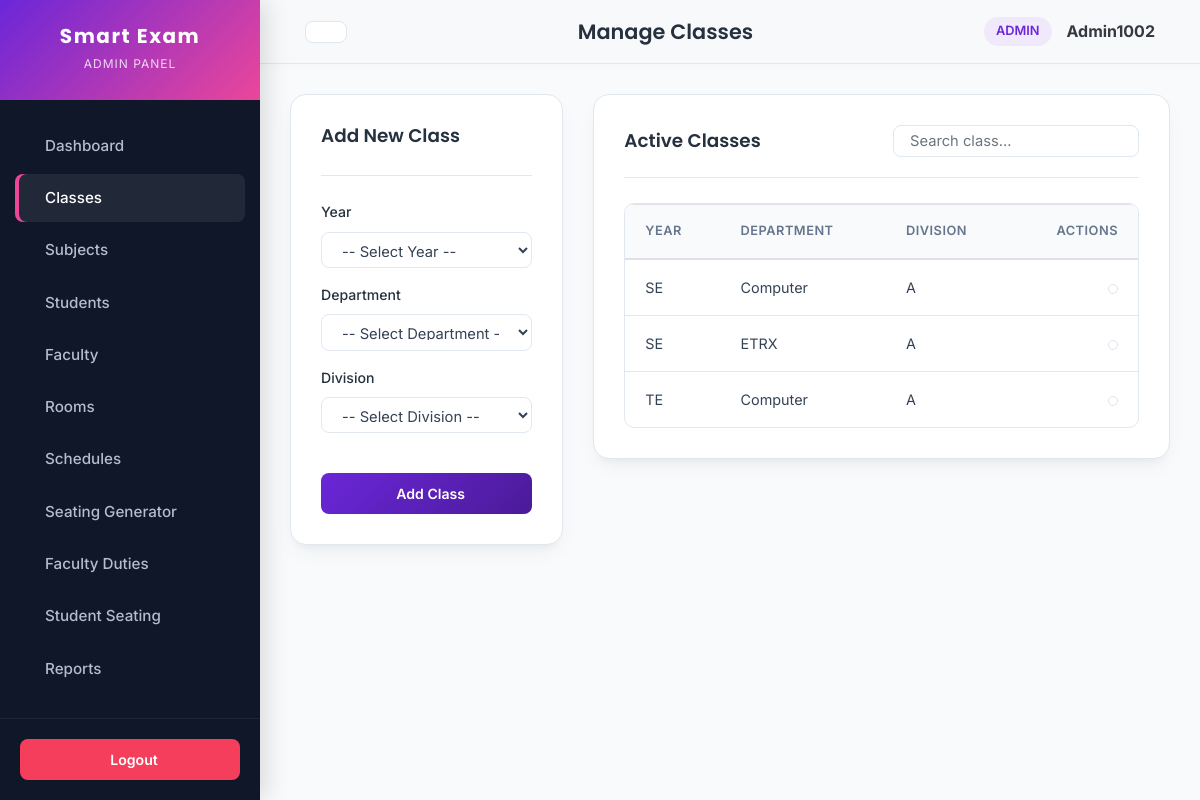
Page /admin/manage_classes.php (signed in) on the committed database.
### tables this page shows
CREATE TABLE `class` (
  `class_id` int(11) NOT NULL,
  `year` varchar(20) NOT NULL,
  `dept` varchar(30) NOT NULL,
  `division` varchar(20) NOT NULL
);

### admin/manage_classes.php (the view, shortened to what this page needs)
<?php
include_once '../templates/header.php';
?>
<div class="row">
    <div class="col-md-4 mb-4">
        <div class="card-panel">
            <div class="card-panel-header">
                <h5 class="card-panel-title">Add New Class</h5>
            </div>
            <form method="post" action="">
                <div class="form-group">
                    <label for="year">Year</label>
                    <select name="year" id="year" class="form-control" required>
                        <option value="">-- Select Year --</option>
                    </select>
                </div>
                <div class="form-group">
                    <label for="dept">Department</label>
                    <select name="dept" id="dept" class="form-control" required>
                        <option value="">-- Select Department --</option>
                    </select>
                </div>
                <div class="form-group">
                    <label for="div">Division</label>
                    <select name="div" id="div" class="form-control" required>
                        <option value="">-- Select Division --</option>
                    </select>
                </div>
                <button type="submit" name="addclass" class="btn btn-primary btn-block mt-4">
                    <i class="la la-plus"></i> Add Class
                </button>
            </form>
        </div>
    </div>
    <div class="col-md-8 mb-4">
        <div class="card-panel">
            <div class="card-panel-header d-flex flex-column flex-sm-row justify-content-between align-items-sm-center gap-3">
                <h5 class="card-panel-title mb-0">Active Classes</h5>
                <div class="no-print">
                    <input type="text" class="form-control form-control-sm" placeholder="Search class..." data-search-table="classes-table">
                </div>
            </div>
            <div class="table-responsive">
                <table class="table" id="classes-table">
                    <thead>
                        <tr>
                            <th>Year</th>
                            <th>Department</th>
                            <th>Division</th>
                            <th class="text-right">Actions</th>
                        </tr>
                    </thead>
                    <tbody>
                        <?php
                        $select_sql = "SELECT * FROM class ORDER BY year, dept, division";
                        $result = mysqli_query($conn, $select_sql);
                        if (mysqli_num_rows($result) > 0) {
                            while ($row = mysqli_fetch_assoc($result)) {
                                echo "<tr>
                                    <td>" . htmlspecialchars($row['year']) . "</td>
                                    <td>" . htmlspecialchars($row['dept']) . "</td>
                                    <td>" . htmlspecialchars($row['division']) . "</td>
                                    <td class='text-right'>
                                        <form method='post' action='' onsubmit='return confirm(\"Are you sure you want to delete this class? This will delete all mapping students and subjects!\");' style='display:inline;'>
                                            <input type='hidden' name='deleteclass' value='" . $row['class_id'] . "'>
                                            <button type='submit' class='btn btn-light btn-sm text-danger p-1' title='Delete Class'>
                                                <i class='la la-trash-alt' style='font-size:1.2rem;'></i>
                                            </button>
                                        </form>
                                    </td>
                                </tr>";
                            }
                        } else {
                            echo "<tr><td colspan='4' class='text-center py-4 text-muted'>No classes registered in the system.</td></tr>";
                        }
                        ?>
                    </tbody>
                </table>
            </div>
        </div>
    </div>
</div>
<?php include_once '../templates/footer.php'; ?>

### assets/css/style.css (style rules this page uses)
:root { --primary: hsl(263, 70%, 50%); --primary-light: hsl(263, 70%, 95%); --primary-dark: hsl(263, 70%, 35%); --secondary: hsl(330, 81%, 60%); --success: hsl(142, 72%, 29%); --success-light: hsl(142, 72%, 95%); --warning: hsl(38, 92%, 50%); --warning-light: hsl(38, 92%, 95%); --danger: hsl(350, 89%, 60%); --danger-light: hsl(350, 89%, 95%); --dark: hsl(215, 25%, 20%); --dark-bg: hsl(222, 47%, 11%); --light-bg: hsl(210, 40%, 98%); --border-color: hsl(214, 32%, 91%); --text-primary: hsl(215, 25%, 27%); --text-secondary: hsl(215, 16%, 47%); --card-shadow: 0 10px 25px -5px rgba(0, 0, 0, 0.05), 0 8px 10px -6px rgba(0, 0, 0, 0.05); --transition: all 0.3s cubic-bezier(0.4, 0, 0.2, 1); }
* { box-sizing: border-box; margin: 0; padding: 0; }
body { font-family: 'Inter', 'Poppins', sans-serif; background-color: var(--light-bg); color: var(--text-primary); line-height: 1.6; overflow-x: hidden; }
.card-panel { background: #fff; border-radius: 16px; padding: 30px; border: 1px solid var(--border-color); box-shadow: var(--card-shadow); margin-bottom: 30px; transition: var(--transition); }
.card-panel-header { display: flex; justify-content: space-between; align-items: center; border-bottom: 1px solid var(--border-color); padding-bottom: 20px; margin-bottom: 25px; }
.card-panel-title { font-family: 'Poppins', sans-serif; font-weight: 600; font-size: 1.15rem; color: var(--dark); }
.table-responsive { border-radius: 10px; overflow: hidden; border: 1px solid var(--border-color); }
.table { margin-bottom: 0; width: 100%; border-collapse: collapse; }
.table th { background-color: var(--light-bg); color: var(--text-secondary); font-weight: 600; font-size: 0.8rem; text-transform: uppercase; letter-spacing: 0.5px; border-bottom: 2px solid var(--border-color); padding: 16px 20px; text-align: left; }
.table td { padding: 16px 20px; vertical-align: middle; border-bottom: 1px solid var(--border-color); font-size: 0.9rem; color: var(--text-primary); }
.table tbody tr:last-child td { border-bottom: none; }
.form-group label { font-weight: 500; font-size: 0.88rem; color: var(--dark); margin-bottom: 8px; display: block; }
.form-control { width: 100%; padding: 10px 16px; border-radius: 8px; border: 1.5px solid var(--border-color); background-color: #fff; color: var(--text-primary); font-size: 0.92rem; transition: var(--transition); }
.btn { display: inline-flex; align-items: center; justify-content: center; font-weight: 600; font-size: 0.88rem; padding: 10px 20px; border-radius: 8px; cursor: pointer; transition: var(--transition); border: none; gap: 8px; }
.btn-primary { background: linear-gradient(135deg, var(--primary), var(--primary-dark)); color: #fff; }
.btn-light { background-color: #fff; border: 1px solid var(--border-color); color: var(--text-primary); }

### rows in the picture
class: year "SE", dept "Computer", division "A"
class: year "SE", dept "ETRX", division "A"
class: year "TE", dept "Computer", division "A"

### other values in the picture
$_SESSION['role'] "ADMIN"
$page_title "Manage Classes"
$_SESSION['user_name'] "Admin1002"
